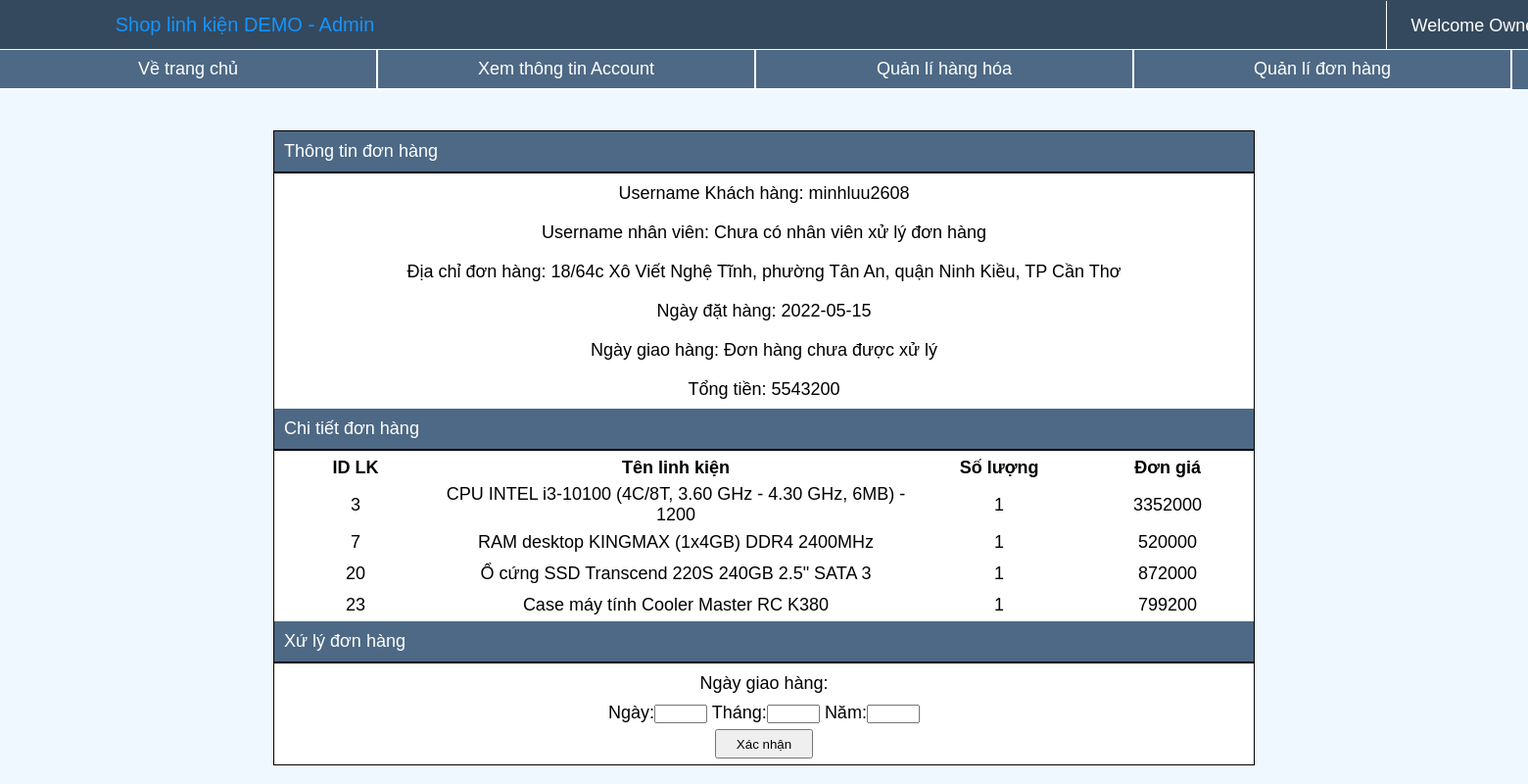
/AdminPage/QL_DH.php?ID_DH=3 (signed in), run on the app's committed database.
### tables this page shows
CREATE TABLE `donhang` (
  `ID_DH` int(11) NOT NULL,
  `ID_User_KH` int(11) NOT NULL,
  `ID_User_QL` int(11) DEFAULT NULL,
  `Diachi_DH` varchar(500) NOT NULL,
  `Status_DH` varchar(30) DEFAULT NULL,
  `Status_GiaoHang` varchar(30) DEFAULT NULL,
  `Ngay_Dat` date DEFAULT NULL,
  `Ngay_Giao` date DEFAULT NULL CHECK (`Ngay_Dat` <= `Ngay_Giao`),
  `Tong_tien` int(11) NOT NULL
);

CREATE TABLE `account` (
  `ID_User` int(11) NOT NULL,
  `Username` varchar(20) NOT NULL,
  `Password` varchar(20) NOT NULL,
  `Quyen_han` varchar(20) NOT NULL
);

CREATE TABLE `chitietdh` (
  `ID_DH` int(11) NOT NULL,
  `ID_LK` int(11) NOT NULL,
  `So_luong` int(11) NOT NULL CHECK (`So_luong` > 0),
  `Don_gia` int(11) NOT NULL CHECK (`Don_gia` > 0)
);

CREATE TABLE `linhkien` (
  `ID_LK` int(11) NOT NULL,
  `Ten_LK` varchar(200) NOT NULL,
  `Loai_LK` varchar(50) NOT NULL,
  `Gia_LK` int(11) NOT NULL CHECK (`Gia_LK` > 0),
  `Giam_gia` float NOT NULL DEFAULT 0 CHECK (`Giam_gia` >= 0 and `Giam_gia` < 1),
  `So_luong` int(11) NOT NULL CHECK (`So_luong` > 0),
  `Hinh_anh` varchar(255) NOT NULL,
  `Sale_Status` varchar(20) NOT NULL DEFAULT 'Đang bán'
);

### AdminPage/HTMLprocess.php (the view, shortened to what this page needs)
<?php
	function getUsernameByIDUser($id_user){
		$connect = connectDB();
		$query = "Select username from account where id_user='".$id_user."'";
		$result = mysqli_query($connect, $query);
		$data = array();
		while($row = mysqli_fetch_array($result, 1)){
			$data[] = $row;
		}
		return $data[0]['username'];
	}
	function show_QL_DH(){
		if(empty($_GET)){
			$connect = connectDB();
			$query = "Select * from donhang order by ID_DH DESC";
			$result = mysqli_query($connect, $query);
			$data = array();
			while($row = mysqli_fetch_array($result, 1)){
				$data[] = $row;
			}
			echo '
				<div class="content_DH">
					<div class="DH_ngang">
						<label class="ID_DH"> ID ĐH</label>
						<label class="Date"> Ngày đặt hàng</label>
						<label class="Date"> Ngày giao hàng</label>
						<label class="Status"> Tình trạng</label>
						<label class="Total"> Tổng tiền</label>
					</div>
			';
			if(count($data)!=0){
				for($i=0;$i<count($data);$i++){
					$id_dh = $data[$i]['ID_DH'];
					$ngay_dat = $data[$i]['Ngay_Dat'];
					$ngay_giao = $data[$i]['Ngay_Giao'];
					$tinh_trang = $data[$i]['Status_DH'];
					$tong_tien = $data[$i]['Tong_tien'];
					$query = "Select linhkien.id_lk as ID_LK, linhkien.ten_lk as Ten_LK, chitietdh.So_luong as So_luong, round((Gia_LK*Giam_gia)) as Don_gia from chitietdh join linhkien on chitietdh.id_lk = linhkien.id_lk where ID_DH='".$id_dh."'";
					$result = mysqli_query($connect, $query);
					$data2 = array();
					while($row = mysqli_fetch_array($result, 1)){
						$data2[] = $row;
					}
					echo '
						<div class="DH_ngang">
							<a class="ID_DH" href="QL_DH.php?ID_DH='.$id_dh.'">'.$id_dh.'</a>
							<a class="Date" href="QL_DH.php?ID_DH='.$id_dh.'">'.$ngay_dat.'</a>
							<a class="Date" href="QL_DH.php?ID_DH='.$id_dh.'">'.$ngay_giao.'</a>
					';
					if(strcmp($tinh_trang, "Chờ xử lý") == 0){
						echo "<a class=\"Status_ChoXuLy\" href=\"QL_DH.php?ID_DH=".$id_dh."\"> ".$tinh_trang." </a>";
					}
					else{
						echo "<a class=\"Status_DaXuLy\" href=\"QL_DH.php?ID_DH=".$id_dh."\">".$tinh_trang."</a>";
					}
					echo '
							<a class="Total" href="QL_DH.php?ID_DH='.$id_dh.'">'.$tong_tien.'</a>
						</div>
					';
				}
			}
			echo '</div>';
			closeDB($connect);
		}
		else{
			$connect = connectDB();
			$id_dh = $_GET['ID_DH'];
			$query = "Select * from donhang where ID_DH='".$id_dh."'";
			$result = mysqli_query($connect, $query);
			$data = array();
			while($row = mysqli_fetch_array($result, 1)){
				$data[] = $row;
			}
			$query = "SELECT chitietdh.ID_LK as ID_LK, chitietdh.So_luong as So_luong, ten_lk, don_gia
				FROM `chitietdh` join linhkien on chitietdh.ID_LK=linhkien.ID_LK where ID_DH='".$id_dh."'";
			$result = mysqli_query($connect, $query);
			$data2 = array();
			while($row = mysqli_fetch_array($result, 1)){
				$data2[] = $row;
			}
			if(count($data)>0){
				$id_kh = $data[0]['ID_User_KH'];
				$status = $data[0]['Status_DH'];
				$ngay_dat = $data[0]['Ngay_Dat'];
				$diachi_DH = $data[0]['Diachi_DH'];
				$tong_tien = $data[0]['Tong_tien'];
				echo "<div class=\"content_chitiet_dh\">
						<div class=\"header_chitiet_dh\">
							<p>Thông tin đơn hàng</p>
						</div>";
				echo "<div class=\"chitiet_dh\">
						<p>Username Khách hàng: ".getUsernameByIDUser($id_kh)."</p>";
				if($data[0]['ID_User_QL'] != null) echo "<p>Username nhân viên: ".getUsernameByIDUser($data[0]['ID_User_QL'])."</p>";
				else echo "<p>Username nhân viên: Chưa có nhân viên xử lý đơn hàng</p>";
				echo '<p>Địa chỉ đơn hàng: '.$diachi_DH.'</p>';
				echo "<p>Ngày đặt hàng: ".$ngay_dat."</p>";
				if($data[0]['Ngay_Giao'] != null) {
					echo "<p>Ngày giao hàng: ".$data[0]['Ngay_Giao']."</p>";
					echo "<p>Tình trạng giao hàng: ".$data[0]['Status_GiaoHang']."</p>";
				}
				else echo "<p>Ngày giao hàng: Đơn hàng chưa được xử lý</p>";
				echo "<p>Tổng tiền: ".$tong_tien."</p>";
				echo "</div>";
				echo "<div class=\"header_chitiet_dh\">
						<p>Chi tiết đơn hàng</p>
					</div>";
				echo "<table class=\"tbl_chitiet_dh\">
						<tr>
							<th class=\"id_lk\">ID LK</th>
							<th class=\"ten_lk\">Tên linh kiện</th>
							<th class=\"sl_lk\">Số lượng</th>
							<th class=\"dg_lk\">Đơn giá</th>
						</tr>";
				for($i=0;$i<count($data2);$i++){
					$id_lk = $data2[$i]['ID_LK'];
					$ten_lk = $data2[$i]['ten_lk'];
					$sl_lk = $data2[$i]['So_luong'];
					$dg_lk = $data2[$i]['don_gia'];
					echo "<tr>
							<td class=\"id_lk\">".$id_lk."</td>
							<td class=\"ten_lk\">".$ten_lk."</td>
							<td class=\"sl_lk\">".$sl_lk."</td>
							<td class=\"dg_lk\">".$dg_lk."</td>
						</tr>";
				}
				echo "</table>";
				if(strcmp($status,"Chờ xử lý") == 0){
					echo "<div class=\"header_chitiet_dh\">
							<p>Xứ lý đơn hàng</p>
						</div>";
					echo "<div class=\"chitiet_dh\">
							<form class=\"frmXuLy\" method=\"POST\" action=\"\">
								<input type=\"text\" name=\"id_dh\" value=\"".$id_dh."\" class=\"hidden_input\">
								<p>Ngày giao hàng:</p>
								Ngày:<input type=\"text\" name=\"ngay\">
								Tháng:<input type=\"text\" name=\"thang\">
								Năm:<input type=\"text\" name=\"nam\">
								<br>
								<input type=\"submit\" value=\"Xác nhận\" class=\"submit_dh\">
							</form>
						</div>";
				}
				echo "</div>";
			}
		}
	}
?>

### AdminPage/CSS/QL_DH.css (style rules this page uses)
* { margin:0px; padding:0px; }
body { font-family:Arial, Cambria, "Hoefler Text", "Liberation Serif", Times, "Times New Roman", "serif"; font-size:18px; justify-content: center; align-items: center; text-align: center; background-color: aliceblue; }
.admin_content .content_chitiet_dh { width: 1000px; background-color: white; border: 1px solid black; }
.admin_content .content_chitiet_dh .header_chitiet_dh { border-bottom: 2px black solid; text-align: left; background-color: #4d6985; color: white; padding: 10px; }
.admin_content .content_chitiet_dh .chitiet_dh p { line-height: 40px; }
.admin_content .content_chitiet_dh .tbl_chitiet_dh .id_lk, .sl_lk, .dg_lk { width: 200px; height: 30px; }
.admin_content .content_chitiet_dh .tbl_chitiet_dh .ten_lk { width: 600px; }
.admin_content .content_chitiet_dh .frmXuLy input[type=text] { width: 50px; }
.admin_content .content_chitiet_dh .frmXuLy .submit_dh { width: 100px; height: 30px; margin: 6px; }

### data on the page
donhang: ID_User_KH.Username "minhluu2608", Diachi_DH "18/64c Xô Viết Nghệ Tĩnh, phường Tân An, quận Ninh Kiều, TP Cần Thơ", Ngay_Dat "2022-05-15", Tong_tien "5543200"
chitietdh: ID_LK "3", ID_LK.Ten_LK "CPU INTEL i3-10100 (4C/8T, 3.60 GHz - 4.30 GHz, 6MB) - 1200", So_luong "1", Don_gia "3352000"
chitietdh: ID_LK "7", ID_LK.Ten_LK "RAM desktop KINGMAX (1x4GB) DDR4 2400MHz", So_luong "1", Don_gia "520000"
chitietdh: ID_LK "20", ID_LK.Ten_LK "Ổ cứng SSD Transcend 220S 240GB 2.5\" SATA 3", So_luong "1", Don_gia "872000"
chitietdh: ID_LK "23", ID_LK.Ten_LK "Case máy tính Cooler Master RC K380", So_luong "1", Don_gia "799200"
